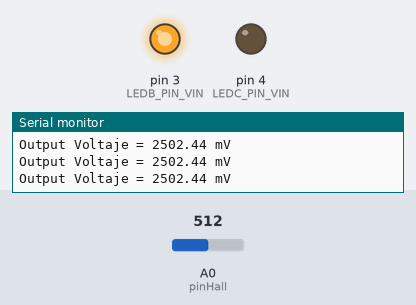
The sketch below on a simulated Arduino Uno, built with avr-gcc and run on an emulated ATmega328P. Parts: output pins drawn as LEDs (lit = HIGH), the last lines printed to the serial monitor. The test bench sets the inputs (shaded band); at power-on: A0 (pinHall) = 512.

Above: at 1.2 s.
1.3 s: A0 (pinHall) set to 526
At 2.2 s:
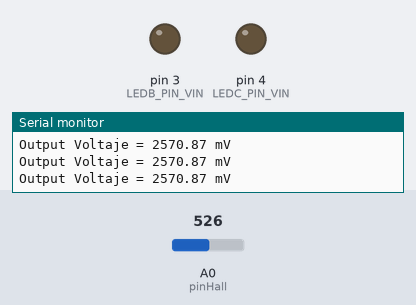
3.0 s: A0 (pinHall) set to 716
At 3.8 s:
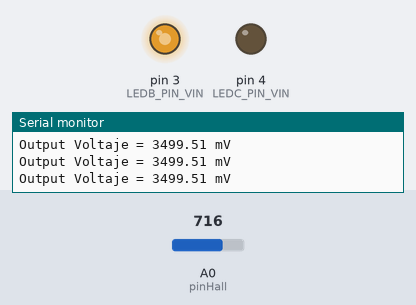
4.5 s: A0 (pinHall) set to 306
At 5.3 s:
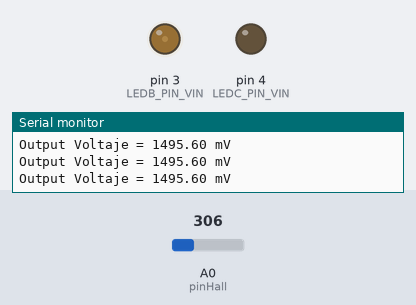
6.0 s: A0 (pinHall) set to 122
At 6.9 s:
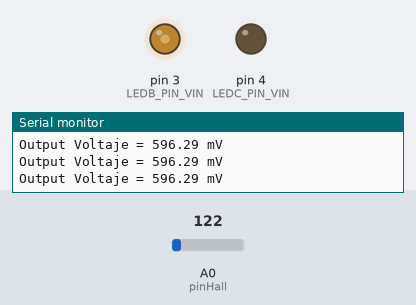
7.5 s: A0 (pinHall) set to 0
At 8.4 s:
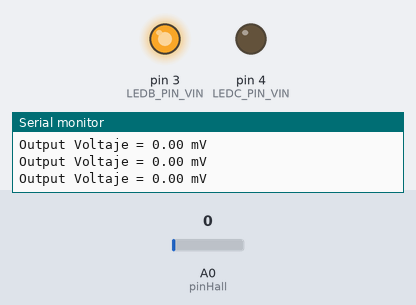
Timing chart, 0 to 10.0 s (numbered marks = the images above; inputs shaded):
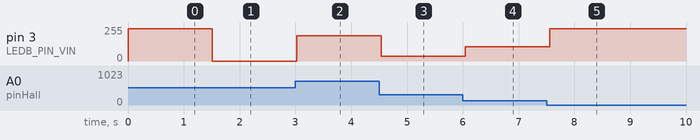

The sketch:

sensibilidadLedSensor.ino
```cpp
#include "Arduino.h"
#include "LED.h"

#define LEDB_PIN_VIN 3
#define LEDC_PIN_VIN 4

const int pinHall = A0;

LED ledB(LEDB_PIN_VIN);
LED ledC(LEDC_PIN_VIN);

void setup() {
  pinMode(pinHall, INPUT);
  Serial.begin(9600);
}

void loop() {

  //media de 10 medidas para filtrar ruido
  long measure = 0;
  for(int i = 0; i < 10; i++){
      int value =
      measure += analogRead(pinHall);
  }
  measure /= 10;

  //calculo del voltaje en mV
  float outputV = measure * 5000.0 / 1023;
  Serial.print("Output Voltaje = ");
  Serial.print(outputV);
  Serial.println(" mV   ");

  if( measure > 863)
  {
    ledB.dim(255);
  }else
  {
    ledB.dim( measure - 526 );
  }
//  if( measure < 526)
//  {
//    if( measure <= 337 )
//    {
//      ledC.dim(255);
//    }else
//    {
//      long modulo = measure - 526;
//      abs(modulo);
//      ledC.dim(modulo);
//    }
//  }

  delay(250);
}
```

Measured:
- the behaviour switches between 525 and 526 on A0 (pinHall) (found by bisection; images 0 and 1)
- after the input at 1.3 s, pin 3 (LEDB_PIN_VIN): 242/255 → 0/255 after 0.21 s
- after the input at 3.0 s, pin 3 (LEDB_PIN_VIN): 0/255 → 190/255 at once
- after the input at 4.5 s, pin 3 (LEDB_PIN_VIN): 190/255 → 36/255 at once
- after the input at 6.0 s, pin 3 (LEDB_PIN_VIN): 36/255 → 108/255 after 0.05 s
- after the input at 7.5 s, pin 3 (LEDB_PIN_VIN): 108/255 → 242/255 after 0.06 s
